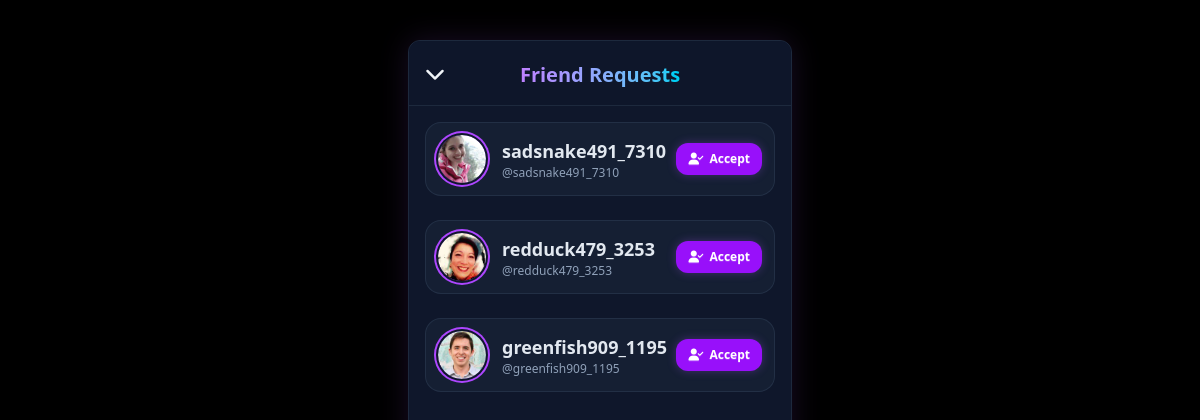
/friend-requests/ (signed in), run on the app's committed database.
### core/models.py (models this page shows, shortened)
class FriendRequest(models.Model):
  from_user=models.ForeignKey(to=get_user_model(),on_delete=models.CASCADE,related_name="sent_friend_requests")
  to_user=models.ForeignKey(to=get_user_model(),on_delete=models.CASCADE,related_name="received_friend_requests")
  created_at=models.DateTimeField(auto_now_add=True)
  status=models.CharField(max_length=10,choices=[("pending","Pending"),("accepted","Accepted"),("rejected","Rejected")],default="pending")
  class Meta:
    unique_together=("from_user","to_user")

class SnapUser(AbstractUser) :
  avatar = models.ImageField(upload_to="avatar", default="snaps/default.jpg")

### core/views.py (the view)
# urls.py: path("friend-requests/", views.friend_request_list, name="friend-requests"),
@login_required
@require_http_methods(["GET"])
def friend_request_list(request):
    friend_requests = FriendRequest.objects.filter(to_user=request.user, status="pending")
    return render(request, "pages/friend_requests.html", {"friend_requests": friend_requests})

### core/templates/pages/friend_requests.html (shortened to what this page needs)
{% extends "base.html" %}
{% load static %}
{% block main %}
<div class="h-full overflow-y-auto pb-4 relative">
<header class="sticky top-0 bg-slate-900/90 backdrop-blur-md border-b border-slate-800 z-50 px-4 flex justify-between items-center pt-4 pb-3 text-slate-100">
    <div class="w-8 flex items-center justify-start">
        <a href="{% url 'home' %}" class="cursor-pointer hover:text-purple-400 transition-colors">
            <i class="fa-solid fa-chevron-down text-xl"></i>
        </a>
    </div>
    <div class="text-lg sm:text-xl font-bold whitespace-nowrap text-transparent bg-clip-text bg-gradient-to-r from-purple-400 to-cyan-400 px-2 py-1">
    </div>
</header>
<main class="mt-4 px-4">
    <ul class="space-y-6">
    {% for request in friend_requests %}
        <li class="flex items-center justify-between bg-slate-800/50 hover:bg-slate-800 p-3 rounded-2xl border border-slate-700/50 transition-all">
            <div class="flex flex-row gap-4 items-center flex-1 min-w-0">
                <div class="avatar shrink-0">
                    <div class="ring-purple-500 w-12 h-12 rounded-full ring-2 ring-offset-2 ring-offset-slate-900">
                        <img src="{{ request.from_user.avatar.url}}" class="w-full h-full rounded-full object-cover"/>
                    </div>
                </div>
                <div class="flex-1 min-w-0">
                    <h2 class="font-bold text-slate-200 text-lg truncate">{{ request.from_user.username }}</h2>
                    <p class="flex flex-row items-center gap-1">
                        <span class="text-xs text-slate-400 font-medium truncate">@{{ request.from_user.username|lower }}</span>
                    </p>
                </div>
            </div>
            <div class="shrink-0 ml-2">
            <form action="{% url 'accept-invite' request.id %}" method="post">
                    <button type="submit" class="btn btn-sm border-none outline-none rounded-xl bg-purple-600 hover:bg-purple-500 text-white shadow-[0_0_10px_rgba(168,85,247,0.3)] transition-all">
                        <i class="fa-solid fa-user-check"></i>
                        Accept
                    </button>
                </form>
            </div>
        </li>
    {% endfor %}
    </ul>
</main>
</div>
{% endblock %}

### data on the page
FriendRequest: from_user.avatar (picture), from_user.username "sadsnake491_7310"
FriendRequest: from_user.avatar (picture), from_user.username "redduck479_3253"
FriendRequest: from_user.avatar (picture), from_user.username "greenfish909_1195"
